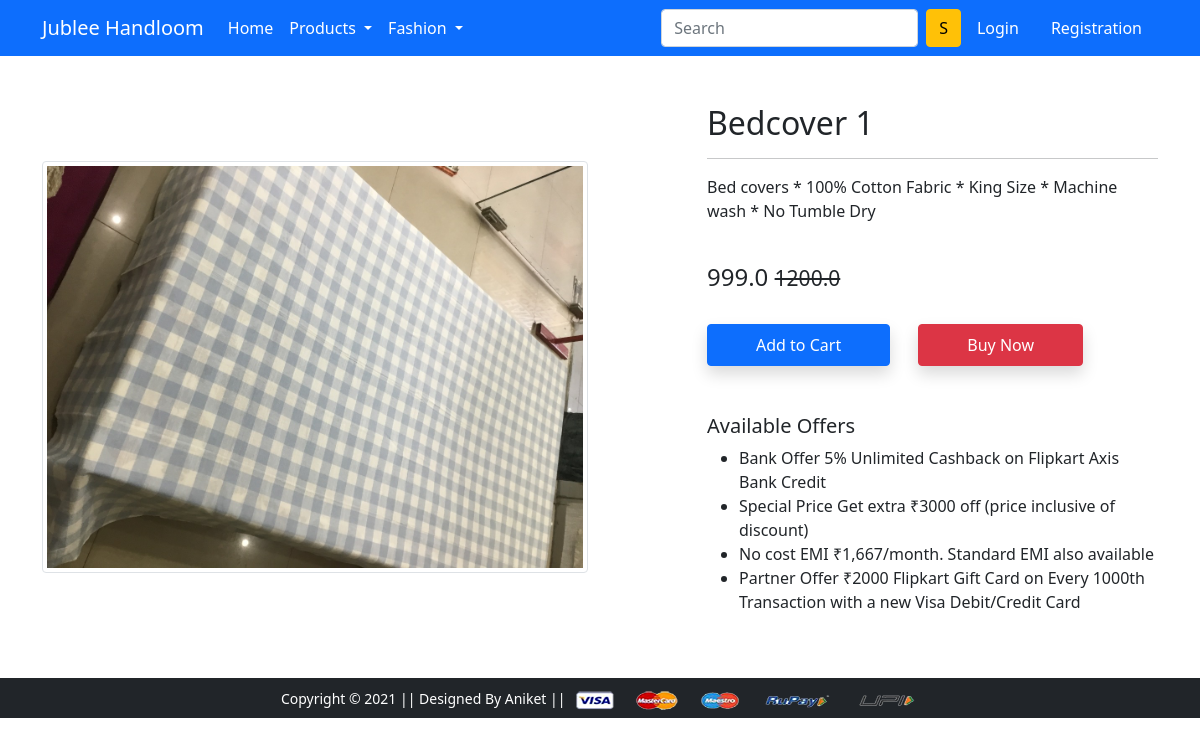
Screenshot of /product-detail/1 with the database file from the repository.
### app/models.py (models this page shows, shortened)
class Product(models.Model):
    title = models.CharField(max_length=100)
    selling_price = models.FloatField()
    discount_price = models.FloatField()
    description = models.CharField(max_length=2000)
    category = models.CharField(max_length=40)
    product_image = models.ImageField(upload_to='productimg')

### app/views.py (the view)
class ProductDetailView(View):
    def get(self, request, pk):
        product = Product.objects.get(pk=pk)
        item_already_in_cart = False
        if request.user.is_authenticated:
            item_already_in_cart = Cart.objects.filter(
                Q(product=product.id) & Q(user=request.user)).exists()
        return render(request, 'app/productdetail.html', {'Product': product, 'item_already_in_cart': item_already_in_cart})

### app/templates/app/productdetail.html (shortened to what this page needs)
{% extends 'app/base.html' %}
{% load static %}
{% block main-content %}
<div class="container my-5">
    <div class="row">
        <div class="col-sm-6 text-center align-self-center">
            <img src="{{Product.product_image.url}}" alt="" class="img-fluid img-thumbnail">
        </div>
        <div class="col-sm-5 offset-sm-1">
            <h2>{{Product.title}}</h2>
            <hr>
            <p>{{Product.description}} </p> <br>
            <h4>{{Product.discount_price}} <small
                    class="fw-light text-decoration-line-through">{{Product.selling_price}}</small></h4> <br>
            {% if not request.user.is_authenticated %}
            <form action="/add-to-cart" class="d-inline">
                <button type="submit" class="btn btn-primary shadow px-5 py-2">
                    Add to Cart
                </button>
            </form>
            {% endif %}
            <a href="{% url 'checkout' %}" class="btn btn-danger shadow px-5 py-2 ms-4">Buy Now</a>
            <h5 class="mt-5">Available Offers</h5>
            <ul>
                <li>Bank Offer 5% Unlimited Cashback on Flipkart Axis Bank Credit</li>
                <li>Special Price Get extra ₹3000 off (price inclusive of discount)</li>
                <li>No cost EMI ₹1,667/month. Standard EMI also available</li>
                <li>Partner Offer ₹2000 Flipkart Gift Card on Every 1000th Transaction with a new Visa Debit/Credit Card
                </li>
            </ul>
        </div>
    </div>
</div>
{% endblock main-content %}

### rows the page displays
Product: product_image (picture), title "Bedcover 1", description "Bed covers * 100% Cotton Fabric * King Size * Machine wash * No Tumble Dry", discount_price "999.0", selling_price "1200.0"
